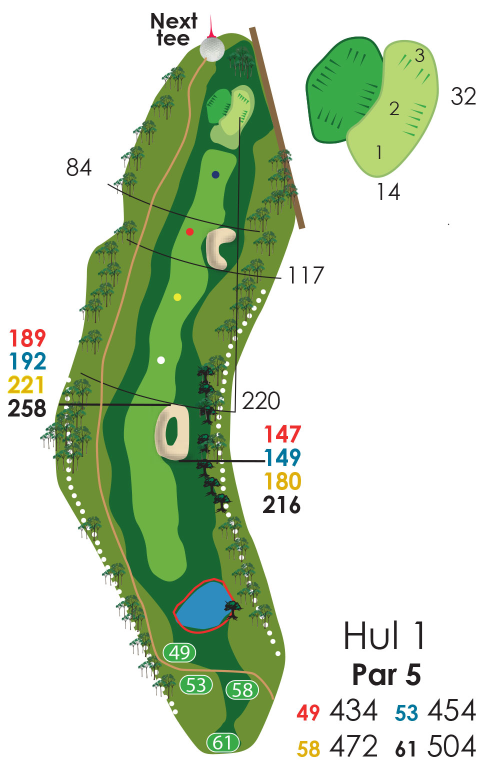
#> input picture hul01.jpg, 1000 x 1543 px (shown at 1/2 size)
$ jupyter execute golf_engine_clust.ipynb
#> lines starting #> are read from the running program, lines starting #| are printed output that depends on the picture; after the words box and inside, x2 and y2 are one past the last pixel; in counts of white or black regions, pixels touching at a corner belong together
[cell 1]
import numpy as np
import matplotlib.pyplot as plt
import cv2
from collections import deque
from sklearn.decomposition import PCA

## Import course guide

[cell 2]
hole_1 = cv2.imread("hul01.jpg")
#> hole_1 is the input picture: shape (1543, 1000, 3); mean B, G, R 192.1, 216, 200.7

[cell 3]
plt.imshow(hole_1)

## Define pixel length

[cell 4]
scale = 2.6

## Use KMeans to classify different areas of the hole

[cell 5]
from sklearn.cluster import KMeans

[cell 6]
pixels = hole_1.reshape(-1, 3)  # Shape: (num_pixels, 3)
kmeans = KMeans(n_clusters=11, random_state=0, n_init="auto").fit(pixels)

[cell 7]
labels = kmeans.labels_.reshape(hole_1.shape[:2])
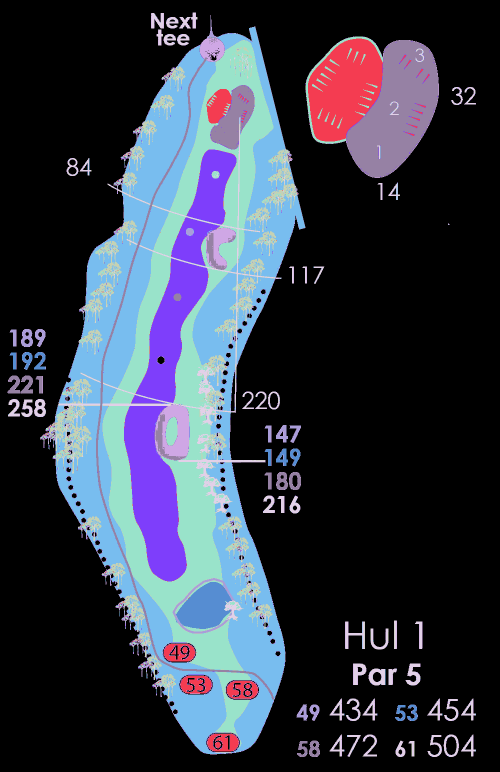
#> labels: shape (1543, 1000) int32 (shown at 1/2 size); 11 distinct labels, from 0 to 10; one colour per label, 0 black

[cell 8]
cluster_colors = kmeans.cluster_centers_.astype(int)
#> cluster_colors = [[254, 254, 254], [72, 168, 57], [183, 206, 209], [56, 104, 71], [32, 36, 36], [50, 101, 24], [180, 134, 35], [69, 176, 110], [53, 142, 109], [109, 197, 182], [51, 49, 233]]

[cell 9]
plt.imshow(labels, cmap='tab10')  # 'tab10' shows up to 10 color-coded clusters
plt.title("Clustered Surface Types")
plt.axis("off")
plt.show()

## Define each cluster

[cell 10]
centers = kmeans.cluster_centers_.astype(int)
#> centers has the same summary as cluster_colors

ob     = centers[0]
#> ob = [254, 254, 254]
tee    = centers[1]
#> tee = [72, 168, 57]
bunk   = centers[2]
#> bunk = [183, 206, 209]
tree   = centers[3]
#> tree = [56, 104, 71]
rough  = centers[5]
#> rough = [50, 101, 24]
wat   = centers[6]
#> wat = [180, 134, 35]
fway = centers[7]
#> fway = [69, 176, 110]
shit = centers[8]
#> shit = [53, 142, 109]
green = centers[9]
#> green = [109, 197, 182]

[cell 11]
masks = {
    "fairway": fway,
    "rough": rough,
    "bunker": bunk,
    "green": green,
    "water": wat,
    "ob": ob,
    "fescue": shit
}
#> masks = {'fairway': [69, 176, 110], 'rough': [50, 101, 24], 'bunker': [183, 206, 209], 'green': [109, 197, 182], 'water': [180, 134, 35], 'ob': [254, 254, 254], 'fescue': [53, 142, 109]}

## Find each teebox

[cell 12]
label_map = labels.reshape(hole_1.shape[:2])  # shape (H, W)
teebox_mask = (label_map == 1)  # or whatever cluster index matches tee color
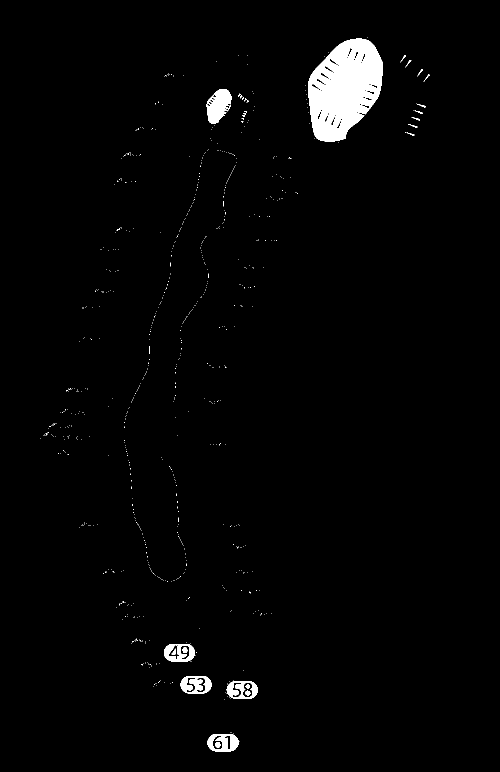
#> teebox_mask: shape (1543, 1000) bool (shown at 1/2 size); 2% white; 787 white regions (767 under 20 px), largest, box (x1, y1, x2, y2) and area: (616, 77, 766, 283) 21235, (413, 178, 463, 247) 2256, (361, 1352, 423, 1387) 1475

import cv2

# Convert boolean mask to uint8 for OpenCV
teebox_mask_uint8 = teebox_mask.astype(np.uint8) * 255

# Find connected components
num_labels, labels_im = cv2.connectedComponents(teebox_mask.astype(np.uint8) * 255)
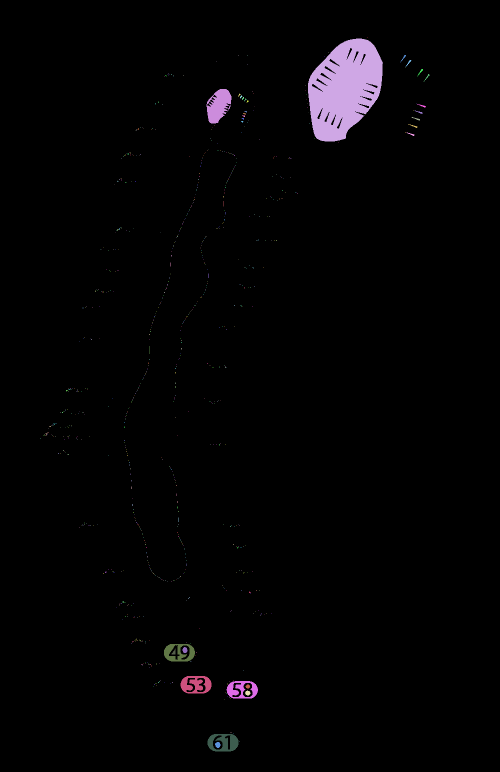
#> labels_im: shape (1543, 1000) int32 (shown at 1/2 size); 788 distinct labels, from 0 to 787; one colour per label, 0 black
#> num_labels = 788

[cell 13]
height = hole_1.shape[0]
teebox_regions = []

for i in range(1, num_labels):  # skip background (label 0)
    component_mask = (labels_im == i)
    coords = np.column_stack(np.where(component_mask))

    # Get the average Y (vertical) position of the region
    avg_y = np.mean(coords[:, 0])  # row coordinate

    # Keep only regions near the bottom (e.g., bottom 30% of image)
    if avg_y > height * 0.7:
        teebox_regions.append(coords)
#> this loop made 787 passes
#> avg_y on passes 2, 6, 8: 176.9, 115.4, 125.1
#> pass 1, `component_mask = (labels_im == i)`:
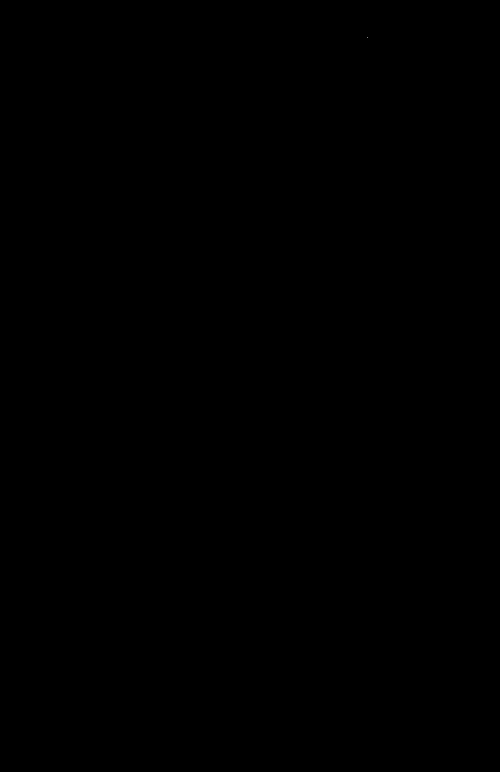
#> component_mask: shape (1543, 1000) bool (shown at 1/2 size); 0% white in thin lines or dots, all inside (x1, y1, x2, y2) = (734, 75, 735, 76)
#> after the loop, teebox_regions = 169 items, first 6: [[1080, 289], [1081, 289]], [[1081, 361], [1082, 362]], [[1085, 290]], [[1084, 363]], [[1086, 364]], [[1088, 291], [1089, 291]]

[cell 14]
teebox_vis = hole_1.copy()
for region in teebox_regions:
    #print(region)
    if len(region) > 101:
        y_coords, x_coords = region[:, 0], region[:, 1]
        x_min, x_max = x_coords.min(), x_coords.max()
        y_min, y_max = y_coords.min(), y_coords.max()
        cv2.rectangle(teebox_vis, (x_min, y_min), (x_max, y_max), (255, 0, 255), 2)
#> this loop made 169 passes
#> (x_min, x_max, y_min, y_max) on passes 122, 143, 148, 167: (328, 389, 1288, 1322), (361, 422, 1352, 1386), (453, 515, 1362, 1396), (415, 476, 1468, 1502)
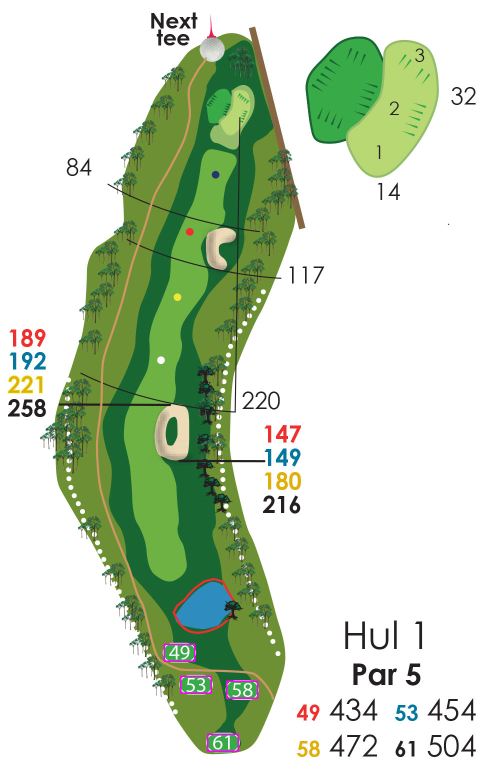
#> teebox_vis: shape (1543, 1000, 3) (shown at 1/2 size); 0.15% of pixels changed, all inside (x1, y1, x2, y2) = (327, 1287, 517, 1504)

plt.imshow(teebox_vis)
plt.title("Detected Teeboxes")
plt.axis("off")
plt.ylim(1550,1200)
plt.show()

## Driver distributions

[cell 15]
import matplotlib.pyplot as plt
from scipy.stats import gaussian_kde

import numpy as np

# Simulate 500 driver shots: centered at (mu_x, mu_y) with some spread
mu = [250, -10]  # e.g., 300 yards forward, 50 yards left/right
cov = [[700, 700], [-300, 400]]  # wider spread left-right

shots = np.random.multivariate_normal(mu, cov, size=500)


# Transpose for KDE (scipy expects shape (2, N))
xy = shots.T
kde = gaussian_kde(xy)

# Create a grid to evaluate the KDE
xgrid = np.linspace(100, 500, 250)
ygrid = np.linspace(-100, 100, 300)
X, Y = np.meshgrid(xgrid, ygrid)
Z = kde(np.vstack([X.ravel(), Y.ravel()])).reshape(X.shape)

# Plot the density
plt.figure(figsize=(10, 6))
plt.imshow(Z, origin='lower', aspect='auto',
           extent=[xgrid.min(), xgrid.max(), ygrid.min(), ygrid.max()],
           cmap='hot', alpha=0.7)
plt.colorbar(label="Shot Density")
plt.scatter(shots[:, 0], shots[:, 1], c='blue', s=5, alpha=0.2)
plt.title("2D Distribution of Driver Shots")
plt.xlabel("Distance from Tee (yards)")
plt.ylabel("Lateral Deviation (yards)")
plt.grid(True)
plt.show()

## Choose tee box

[cell 16]
tee_pixel = np.flip(teebox_regions[-1][1])     # e.g., bottom-left starting point
#> tee_pixel = [435, 1484]

tolerance = 15  # or smaller if needed
diff = np.abs(hole_1.astype(int) - tee)
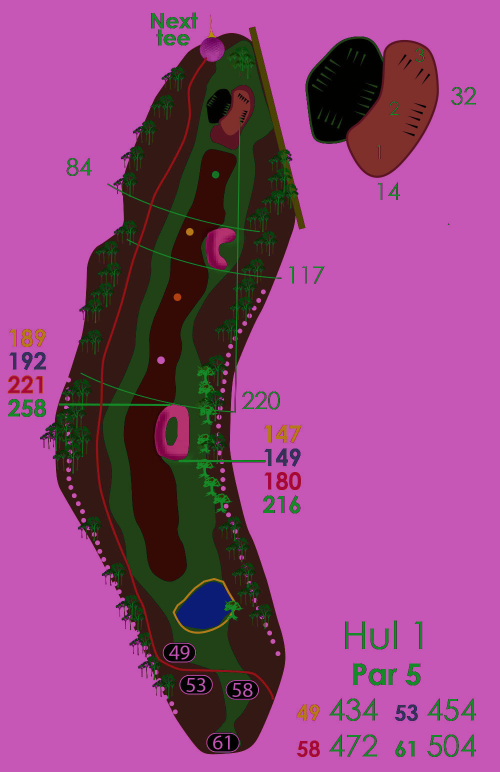
#> diff: shape (1543, 1000, 3) int64 (shown at 1/2 size); mean B, G, R 130.2, 71.5, 149.3
mask = np.all(diff <= tolerance, axis=2)
#> mask: shape (1543, 1000) bool; 1.8% white; 39 white regions (20 under 20 px), largest, box (x1, y1, x2, y2) and area: (616, 78, 765, 283) 20750, (414, 178, 463, 246) 2102, (361, 1352, 423, 1387) 1343

massk = np.where(hole_1[0] == tee[0])
#> massk = (empty array, empty array)
coords = np.column_stack(np.where(massk))
#> coords = empty array

## Start overlay of shots

[cell 17]
def yard_to_pixel(x_yard, y_yard, origin_pixel, scale):
    """
    Convert from (x, y) in yards to (x, y) in pixels.
    origin_pixel: pixel coordinates (px_x, px_y) of tee box
    scale: number of pixels per yard (e.g., 2.5 px/yard)
    """
    px_x = int(origin_pixel[0] + x_yard * scale)
    px_y = int(origin_pixel[1] - y_yard * scale)  # y flipped for image space
    return px_x, px_y

import random

random_shot = random.choice(shots)  # shape (2,) → (x, y)

[cell 18]
import cv2
import matplotlib.pyplot as plt


# Convert shot to pixel coordinates
shot_px = yard_to_pixel(random_shot[1], random_shot[0], tee_pixel, scale)
#> in yard_to_pixel, `px_x = int(origin_pixel[0] + x_yard * scale)`: px_x = 355
#> in yard_to_pixel, `px_y = int(origin_pixel[1] - y_yard * scale)`: px_y = 803
#> shot_px = (355, 803)
print(shot_px)
#| (355, 803)

# Draw on the image (circle = driver shot)
img_with_shot = hole_1.copy()
cv2.circle(img_with_shot, shot_px, radius=8, color=(255, 0, 0), thickness=-1)
#> img_with_shot: shape (1543, 1000, 3); 0.01% of pixels changed, all inside (x1, y1, x2, y2) = (347, 795, 364, 812)


# Show the result
plt.figure(figsize=(10, 8))
plt.scatter(tee_pixel[0], tee_pixel[1], s = 50, color = 'blue')
plt.imshow(img_with_shot)
plt.title("Random Driver Shot Overlaid on Hole")
#plt.axis("off")
plt.show()

[cell 19]
fairway_cluster = 2
green_cluster = 1
rough_cluster = 0
bunker_cluster = 4
tee_cluster = 3

[cell 20]
label_map = labels.reshape(hole_1.shape[:2])
fairway_mask = (label_map == fairway_cluster)
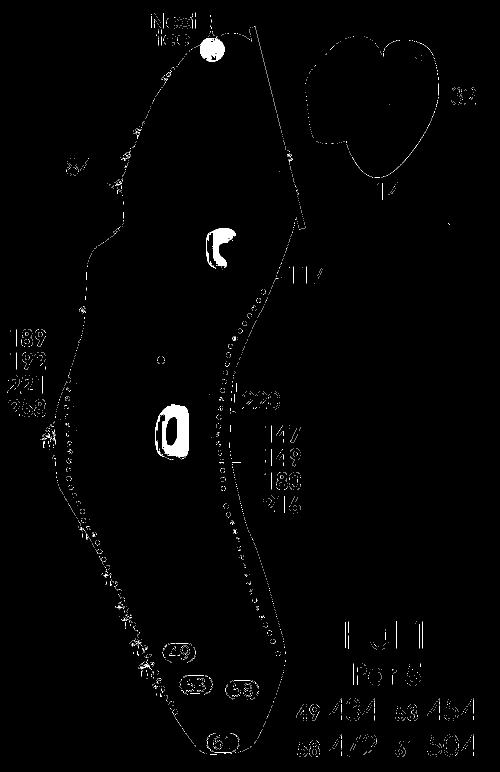
#> fairway_mask: shape (1543, 1000) bool (shown at 1/2 size); 0.99% white; 3287 white regions (3249 under 20 px), largest, box (x1, y1, x2, y2) and area: (310, 809, 378, 914) 4182, (412, 456, 472, 537) 1987, (400, 76, 449, 124) 1654

# Get fairway pixel coordinates
fairway_pixels = np.column_stack(np.where(fairway_mask))  # (y, x) order
#> fairway_pixels = 15301 pairs, first value 25 to 1513, second value 15 to 951
fairway_pixels = [(x, y) for y, x in fairway_pixels]  # convert to (x, y)
#> fairway_pixels = 15301 pairs, first value 15 to 951, second value 25 to 1513


def get_aimpoint_at_distance(fairway_pixels, tee_pixel, scale_px_per_m, distance_m, y_tol=3):
    target_y = int(tee_pixel[1] - distance_m * scale_px_per_m)
    slice_pixels = [(x, y) for x, y in fairway_pixels if abs(y - target_y) <= y_tol]
    if not slice_pixels:
        return None
    avg_x = int(np.mean([x for x, _ in slice_pixels]))
    return (avg_x, target_y)

[cell 21]
def simulate_driver_shots(aimpoint_px, scale_px_per_m, aim_x, aim_y, n=1, std_x=10, std_y=20):
    # Generate shot offsets in meters
    dx_m = np.random.normal(0, std_x, n)
    dy_m = np.random.normal(0, std_y, n)

    # Convert to pixels
    dx_px = dx_m * scale_px_per_m
    dy_px = dy_m * scale_px_per_m

    # Apply to aimpoint
    shots_px = np.column_stack([
        aimpoint_px[0] + dx_px - aim_x,
        aimpoint_px[1] + dy_px - aim_y
    ])

    aim_new = [aimpoint_px[0] - aim_x, aimpoint_px[1] - aim_y]

    return [shots_px.astype(int), aim_new]

[cell 22]
def plot_shots_on_image(img, shots_px, aimpoint_px=None):
    img_copy = img.copy()

    # Draw shots as red dots
    for x, y in shots_px:
        if 0 <= x < img.shape[1] and 0 <= y < img.shape[0]:
            cv2.circle(img_copy, (x, y), 2, (255, 0, 0), -1)

    # Draw aimpoint as green dot
    if aimpoint_px:
        cv2.circle(img_copy, aimpoint_px, 6, (0, 255, 0), -1)

    plt.figure(figsize=(12, 8))
    plt.imshow(img_copy)
    plt.scatter(tee_pixel[0], tee_pixel[1], s = 150, color = 'blue')
    plt.title("Driver Shot Distribution Overlaid on Image")
    #plt.axis("off")
    plt.show()

[cell 23]
aimpoint = get_aimpoint_at_distance(fairway_pixels, tee_pixel, 2.6, distance_m=258)
#> in get_aimpoint_at_distance, `target_y = int(tee_pixel[1] - distance_m * scale_px_per_m)`: target_y = 813
#> in get_aimpoint_at_distance, `slice_pixels = [(x, y) for x, y in fairway_pixels if abs(y - target_y)..`: slice_pixels = 276 pairs, first value 28 to 558, second value 810 to 816
#> in get_aimpoint_at_distance, `avg_x = int(np.mean([x for x, _ in slice_pixels]))`: avg_x = 330
#> aimpoint = (330, 813)
driver_shots, new_aim = simulate_driver_shots(aimpoint, 2.6, 120, 0, n=1)
#> in simulate_driver_shots, `shots_px = np.column_stack([ aimpoint_px[0] + dx_px - aim_x, aimpoint_..`: shots_px = [[224.5, 859.4]]
#> in simulate_driver_shots, `aim_new = [aimpoint_px[0] - aim_x, aimpoint_px[1] - aim_y]`: aim_new = [210, 813]
#> driver_shots = [[224, 859]]; new_aim = [210, 813]
if aimpoint:
    driver_shots, new_aim = simulate_driver_shots(aimpoint, 2.6, 70, 0, n=100) #70 pix left of initial aim, 0 pix up/down of aimpoint
#> driver_shots = 100 pairs, first value 212 to 342, second value 708 to 944; new_aim = [260, 813]
    #print(driver_shots)
    plot_shots_on_image(hole_1, driver_shots, new_aim)
#> the loop in plot_shots_on_image, `for x, y in shots_px:` made 100 passes
#> (x, y) on passes 1 to 8: (249, 895), (262, 771), (265, 783), (265, 797), (274, 826), (212, 840), (258, 878), (266, 838)
#> after the loop in plot_shots_on_image, `for x, y in shots_px:`:
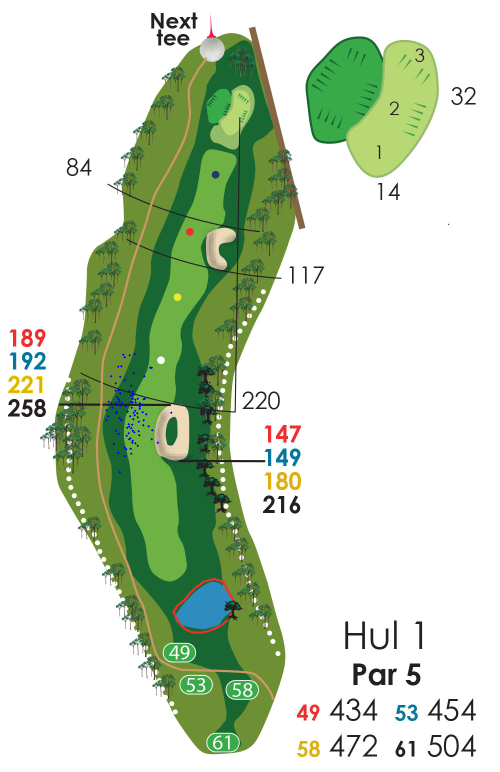
#> img_copy: shape (1543, 1000, 3) (shown at 1/2 size); 0.08% of pixels changed, all inside (x1, y1, x2, y2) = (210, 706, 345, 947)
else:
    print("Could not find a valid aimpoint.")

[cell 24]
aimpoint
#> Out = (330, 813)

## Shots gained

[cell 25]
# create some baseline for different lies

baseline_table = {
    "fairway": 1,
    "rough": 0.6,
    "bunker": 0.3,
    "fescue": 0.1,
    "green": 1.5,
    "ob": -2,
    "water": -1.5,
}

[cell 26]
# define the lie
def get_lie(ds):
    for name, mask in masks.items():

        if abs(np.linalg.norm(masks['{}'.format(name)] - hole_1[ds[:,1], ds[:,0]])) < 5:
            return name

#Find distance to center of green
def dist_green(ds):
    return np.linalg.norm(green_center - ds)/scale

[cell 27]
get_lie(driver_shots)
#> the loop in get_lie, `for name, mask in masks.items(): ` made 7 passes

[cell 28]
ys, xs = np.where(labels == 9)  # Get all green pixels

# Apply mask to exclude x-values > 500
ys, xs = np.where(labels == 9)  # Get coordinates of all green pixels

# Apply both filters
valid_mask = (xs <= 500) & (ys <= 300)

filtered_xs = xs[valid_mask]
#> filtered_xs = 6542 values, max 500 at index 80, min 260 at index 6522, mean 449.5
filtered_ys = ys[valid_mask]
#> filtered_ys = 6542 values from 25 to 300


filtered_xs = xs[valid_mask]
filtered_ys = ys[valid_mask]

green_center = np.array([
    int(filtered_xs.mean()),
    int(filtered_ys.mean())
])
#> green_center = [449, 226]

[cell 29]
plt.imshow(hole_1)
plt.scatter(green_center[0], green_center[1], c='red', s=10, label='Green Center')
plt.legend()
#plt.title("Green Center on Hole Image")
plt.axis('off')
plt.show()
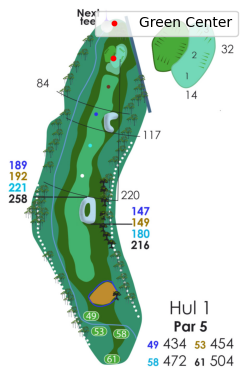
#> figure drawn by matplotlib, 1 panel; B, G, R data is drawn as R, G, B

[cell 30]
# create some sort of shots gained measurement
def sg(driver_shots):
    lie = get_lie(driver_shots)
    dist = dist_green(driver_shots)

    sg = dist/1000 * float(baseline_table[lie])

    return sg

[cell 31]
k = 0
shots = []
sg1 = []
while k < 1000:
    aimpoint = get_aimpoint_at_distance(fairway_pixels, tee_pixel, scale, distance_m=250)
    shot, new_aim = simulate_driver_shots(aimpoint, scale, 100, 0, n=1)
    lie = (get_lie(shot))
    if lie in masks:
        #print(lie)
        #print(shot)
        sg1.append(sg(shot))
        shots.append(shot)
        k += 1
#> this loop made 1440 passes
#> (shots_px in simulate_driver_shots, shot) on passes 1, 4, 6: ([[281.2, 867.7]], [[281, 867]]), ([[273.7, 866.1]], [[273, 866]]), ([[245, 879.8]], [[244, 879]])

[cell 32]
counts, bins = np.histogram(sg1, bins=100)

# Compute bin centers
bin_centers = 0.5 * (bins[:-1] + bins[1:])
width = bins[1] - bins[0]

# Draw bars with conditional colors

neg_labeled = False
pos_labeled = False

for c, x in zip(counts, bin_centers):
    if x < 0.05:
        if not neg_labeled:  # only add label once
            plt.bar(x, c, width=width, color="red", align="center", alpha=0.7,
                    label='shots gained < 0.05')
            neg_labeled = True
        else:
            plt.bar(x, c, width=width, color="red", align="center", alpha=0.7)
    else:
        if not pos_labeled:  # only add label once
            plt.bar(x, c, width=width, color="green", align="center", alpha=0.7,
                    label='shots gained > 0.05')
            pos_labeled = True
        else:
            plt.bar(x, c, width=width, color="green", align="center", alpha=0.7)
#> this loop made 100 passes
#> (c, x) on passes 1 to 8: (35, 0.0204), (92, 0.0231), (23, 0.0258), (29, 0.0285), (1, 0.0312), (0, 0.0338), (0, 0.0365), (0, 0.0392)

plt.title("Strokes Gained Histogram")
plt.xlabel("Strokes Gained")
plt.ylabel("Frequency")
plt.axvline(x = np.mean(sg1), ls = '--', label = 'Average shots gained')
plt.legend()
plt.show()

## All distances

[cell 33]
club_distances = {
    "driver": 250,
    "3w": 230,
    "7w": 210,
    "4i": 190,
    "5i": 180,
    "6i": 170,
    "7i": 160,
    "8i": 150,
    "9i": 140,
    "pw": 130,
    "gw": 115,
    "sw": 105,
    "lw": 90
}

[cell 34]
def simulate_shots(club, n=500):
    """Return 2D shot distribution for a given club."""
    mean_x = club_distances[club]
    mean_y =  - (club_distances[club] * 90 / 90**2) + 1
    print(mean_y)
    # Dispersion scaling: longer clubs = more spread
    base_std_x = 15  # longitudinal
    base_std_y = 30  # lateral

    # Scale dispersion by relative distance (driver widest, wedges tightest)
    scale = mean_x**2 / max(club_distances.values())**2

    std_x = base_std_x * scale/1.1        # front/back miss
    std_y = base_std_y * scale/10        # left/right miss

    cov = [[std_x**2, 0],
           [0, std_y**2]]

    return np.random.multivariate_normal([mean_x, mean_y], cov, size=n)

# Example: simulate driver vs pitching wedge
driver_shots = simulate_shots("driver", n = 1000)
pw_shots = simulate_shots("pw", n = 1000)
lw_shots = simulate_shots("lw", n = 1000)
i4_shots = simulate_shots("4i", n = 1000)

plt.figure(figsize=(10,6))
plt.scatter(driver_shots[:,0], driver_shots[:,1], alpha=0.2, label="Driver")
plt.scatter(pw_shots[:,0], pw_shots[:,1], alpha=0.2, label="PW", color="orange")
plt.scatter(lw_shots[:,0], lw_shots[:,1], alpha=0.2, label="LW", color="pink")
plt.scatter(i4_shots[:,0], i4_shots[:,1], alpha=0.2, label="LW", color="green")
plt.axhline(0, color="k", linestyle="--")
plt.xlabel("Distance (meters)")
plt.ylabel("Lateral (meters)")
plt.title("Shot Distributions by Club")
plt.legend()
plt.show()
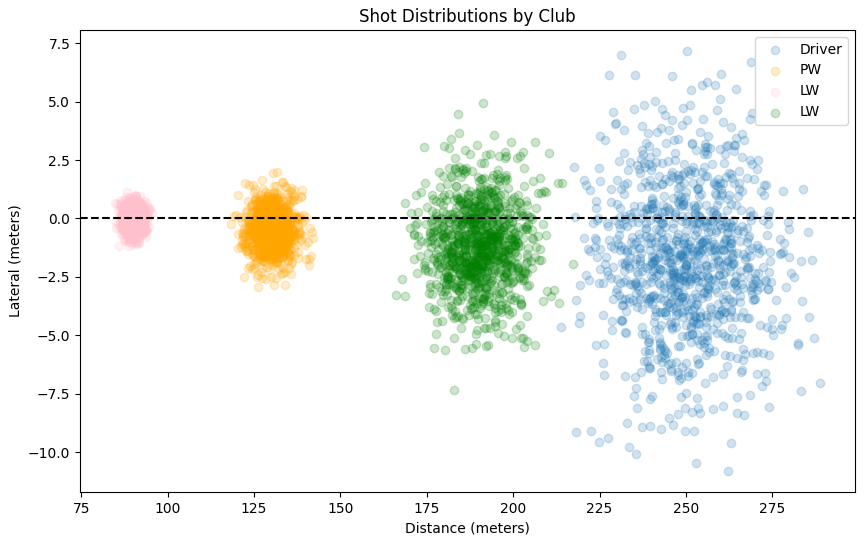
#> figure drawn by matplotlib, 1 panel
